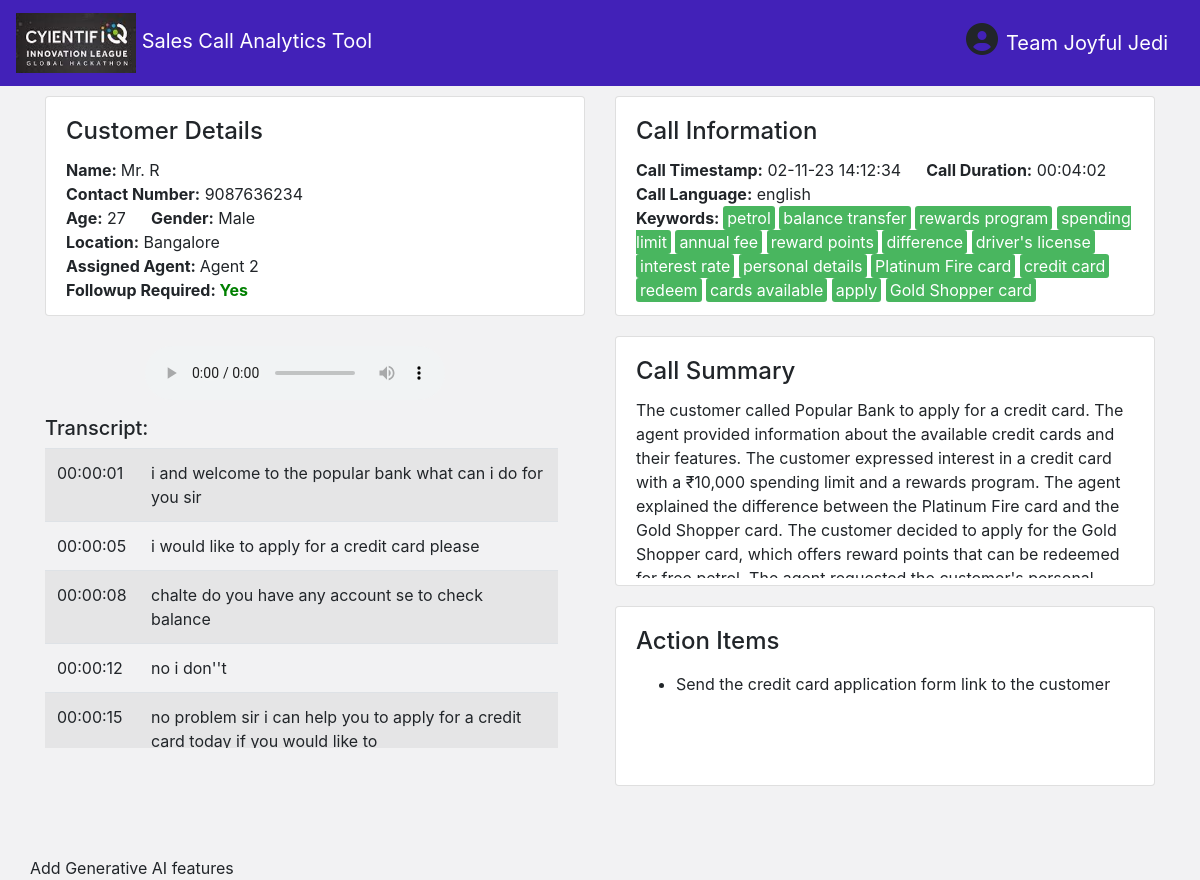
The page /call_details/english_9087636234_A2_231102_141234 on the database its author committed.
### tables this page shows
CREATE TABLE TBL_call_details(
                                    call_id TEXT NOT NULL PRIMARY KEY,
                                    caller_id TEXT NOT NULL,
                                    agent_id TEXT NOT NULL,
                                    audio_language TEXT NOT NULL,
                                    call_duration TEXT,
                                    time_on_hold INTEGER,
                                    time_overlapped INTEGER,
                                    duration_overlapped REAL,
                                    original_transcript TEXT,
                                    translated_transcript TEXT,
                                    transliterated_transcript TEXT,
                                    call_summary TEXT,
                                    followup_required INTEGER,
                                    overall_sentiment TEXT,
                                    positive_sentiment_score REAL,
                                    neutral_sentiment_score REAL,
                                    negative_sentiment_score REAL,
                                    keywords TEXT,
                                    category TEXT,
                                    call_timestamp TEXT NOT NULL,
                                    updation_timestamp TEXT NOT NULL,
                                    duration_on_hold REAL,
                                    hold_offsets TEXT
                                , action_items TEXT, audio_path TEXT, budget TEXT, authority TEXT, need TEXT, timing TEXT);

CREATE TABLE TBL_raw_customer(
                                caller_id TEXT NOT NULL PRIMARY KEY,
                                caller_name TEXT,
                                caller_age INTEGER,
                                caller_gender TEXT,
                                Location TEXT,
                                latitude REAL,
                                longitude REAL,
                                pincode TEXT
                            );

CREATE TABLE TBL_raw_Agent(
                            Agent_id TEXT NOT NULL PRIMARY KEY,
                            Agent_Name TEXT
                        );

CREATE TABLE TBL_call_phrases(
                                    call_id TEXT NOT NULL,
                                    speaker INTEGER,
                                    phrase_start REAL,
                                    phrase_end REAL,
                                    phrase_duration REAL,
                                    overlapped INTEGER,
                                    overlap_duration REAL,
                                    original_phrase TEXT,
                                    translated_phrase TEXT,
                                    transliterated_phrase TEXT,
                                    updation_timestamp TEXT
                                );

### app.py (the view)
@app.route('/call_details/<string:call_id>')
def call_details(call_id):
    print('call_id', call_id)
    call_details_query = f"""
                SELECT r.call_id, r.caller_id, c.caller_name,c.caller_age, c.caller_gender, c.Location, a.agent_name, r.audio_language,
                    printf("%02d:%02d:%02d", r.call_duration / 3600, (r.call_duration % 3600) / 60, r.call_duration % 60) as call_duration,
                    r.call_timestamp, r.followup_required, r.agent_id, r.call_summary, r.keywords, r.audio_path
                FROM TBL_call_details r
                INNER JOIN TBL_raw_Agent a ON r.agent_id = a.agent_id
				INNER JOIN TBL_raw_customer c ON c.caller_id = r.caller_id
				where call_id = '{call_id}';
                """
    call_phrases_query = f'''
                        SELECT phrase_start,
                        printf("%02d:%02d:%02d", phrase_start / 3600, (phrase_start % 3600) / 60, phrase_start % 60) as timestamp,
                        translated_phrase FROM TBL_call_phrases
                        where call_id = '{call_id}' ORDER BY phrase_start;
                        '''
    keywords_query = f'''
                        SELECT keywords from TBL_call_details where call_id = '{call_id}';
                      '''
    action_items_query = f'''
                            SELECT action_items from TBL_call_details where call_id = '{call_id}';
                          '''
    conn = sqlite3.connect('cyient_database.db')
    df_call_details = pd.read_sql_query(call_details_query,conn)
    df_call_phrases = pd.read_sql_query(call_phrases_query,conn)
    df_keywords = pd.read_sql_query(keywords_query,conn)
    df_action_items = pd.read_sql_query(action_items_query,conn)
    conn.close()
    call_details = list(df_call_details.to_dict(orient='records'))
    call_phrases = list(df_call_phrases.to_dict(orient='records'))
    df_keywords['keywords_list'] = df_keywords['keywords'].apply(lambda x: set(x.split(',')))
    keywords_list = list(df_keywords['keywords_list'].values[0])
    df_action_items['items_list'] = df_action_items['action_items'].apply(lambda x: set(x.split(',')))
    action_items_list = list(df_action_items['items_list'].values[0])
    return render_template('call_details.html', call_details=call_details,
                           call_phrases=call_phrases, keywords_list=keywords_list, action_items_list=action_items_list)

### templates/call_details.html (shortened to what this page needs)
<!DOCTYPE html>
<html lang="en">
<head>
    <link rel="stylesheet" href="https://stackpath.bootstrapcdn.com/bootstrap/4.5.2/css/bootstrap.min.css">
    <link rel="stylesheet" href="https://cdnjs.cloudflare.com/ajax/libs/font-awesome/6.3.0/css/all.min.css">
</head>
<body>
    <nav class="navbar navbar-expand-lg navbar-dark blue-header">
        <a class="navbar-brand" href="{{ url_for('index') }}">
            <img src="{{ url_for('static', filename='logo.png') }}" alt="Logo" class="navbar-logo" width="120" height="60">
                Sales Call Analytics Tool
        </a>
        <div class="d-flex ml-auto">
            <i class="fas fa-user-circle fa-2x mr-2"></i>
            <span class="navbar-brand">Team Joyful Jedi</span>
        </div>
    </nav>
    <div class="container">
        <div class="row" style="padding-top: 10px;">
            <div class="col-md-6">
                <div class="card" style="height: 220px; margin-bottom: 20px;">
                    <div class="card-body">
                        <h4 class="card-title">Customer Details</h4>
                        <p class="card-text">
                            {% for call in call_details %}
                            <b>Name: </b> {{ call.caller_name }}<br>
                            <b>Contact Number:</b>  {{ call.caller_id }}<br>
                            <b>Age:</b> {{ call.caller_age }}  &emsp; <b>Gender:</b> {{ call.caller_gender }}<br>
                            <b>Location:</b> {{ call.Location }} <br>
                            <b>Assigned Agent: </b> {{ call.Agent_Name }}<br>
                            <b>Followup Required: </b>
                            <span style="color: {% if call.followup_required == 'Yes' %}green{% else %}red{% endif %}; font-weight: bold;">
                                {{ call.followup_required }}
                            </span>
                            {% endfor %}
                        </p>
                    </div>
                </div>
                <div style="padding-top: 10px;">
                <div style="padding-bottom: 10px; padding-left: 100px;">
                {% for call in call_details %}
                <audio controls>
                    <source src="{{ url_for('static', filename=call.audio_path) }}" type="audio/mpeg">
                </audio>
                {% endfor %}
                </div>
                <h5>Transcript:</h5>
                <div class="table-responsive" style="max-height: 300px; overflow-y: scroll; width: 95%;">
                <table class="table table-striped" style="max-height: 300px; overflow-y: scroll;">
                    <tbody>
                        {% for call in call_phrases %}
                        <tr>
                            <td>{{ call.timestamp }}</td>
                            <td>{{ call.translated_phrase }}</td>
                        </tr>
                        {% endfor %}
                    </tbody>
                </table>
                </div>
                </div>
            </div>
            <div class="col-md-6">
                <div class="card" style="height: 220px; margin-bottom: 20px;">
                    <div class="card-body">
                        <h4 class="card-title">Call Information</h4>
                        <p class="card-text">
                            {% for call in call_details %}
                            <b>Call Timestamp:</b> {{ call.call_timestamp }} &emsp; <b>Call Duration:</b> {{ call.call_duration }}<br>
                            <b>Call Language:</b> {{ call.audio_language }}<br>
                            {% endfor %}
                            <b>Keywords: </b>
                            {% for key in keywords_list %}
                            <span class="highlighted-keywords">{{key }}</span>
                            {% endfor %}
                        </p>
                    </div>
                </div>
                <div class="card" style="height: 250px; margin-bottom: 20px;">
                    <div class="card-body">
                        <h4 class="card-title" style="position: sticky; top: 0; background: white; z-index: 1;">Call Summary</h4>
                        {% for call in call_details %}
                        <p class="card-text" style="max-height: 180px; overflow-y: auto;">
                            {{ call.call_summary }}
                        </p>
                        {% endfor %}
                    </div>
                </div>
                <div class="card" style="height: 180px; margin-bottom: 20px;">
                    <div class="card-body">
                        <h4 class="card-title" style="position: sticky; top: 0; background: white; z-index: 1;">Action Items</h4>
                        <p class="card-text">
                            <ul>
                                {% for item in action_items_list %}
                                    <li>{{ item }}</li>
                                {% endfor %}
                            </ul>
                        </p>
                    </div>
                </div>
            </div>
        </div>
        <div class="row" style="padding-top: 50px;">
            Add Generative AI features
        </div>
    </div>

### templates/call_details.html (style rules this page uses)
body { background-color: #f2f2f3; }
.blue-header { background-color: #4221b8; }
.highlighted-keywords { background-color: rgba(5, 155, 35, 0.725); color: white; padding: 2px 4px; border-radius: 3px; }

### rows shown on the page
TBL_call_details: caller_name "Mr. R", caller_id "9087636234", caller_age "27", caller_gender "Male", Location "Bangalore", Agent_Name "Agent 2", followup_required "Yes", call_timestamp "02-11-23 14:12:34", call_duration "00:04:02", audio_language "english", call_summary "The customer called Popular Bank to apply for a credit card. The agent provided information about the available credit cards and their features. The customer expressed interest in a credit card with a ₹10,000 spending limit and a rewards program. The agent explained the difference between the Platinum Fire card and the Gold Shopper card. The customer decided to apply for the Gold Shopper card, which offers reward points that can be redeemed…", action_items "Send the credit card application form link to the customer"
TBL_call_phrases: timestamp "00:00:01", translated_phrase "i and welcome to the popular bank what can i do for you sir"
TBL_call_phrases: timestamp "00:00:05", translated_phrase "i would like to apply for a credit card please"
TBL_call_phrases: timestamp "00:00:08", translated_phrase "chalte do you have any account se to check balance"
TBL_call_phrases: timestamp "00:00:12", translated_phrase "no i don''t"
TBL_call_phrases: timestamp "00:00:15", translated_phrase "no problem sir i can help you to apply for a credit card today if you would like to"

### other values the page prints
{{ key }} "petrol" "balance transfer" "rewards program" "spending limit" "annual fee" "reward points" "difference" "driver's license" "interest rate" "personal details" "Platinum Fire card" "credit card" "redeem" "cards available" "apply" "Gold Shopper card"
